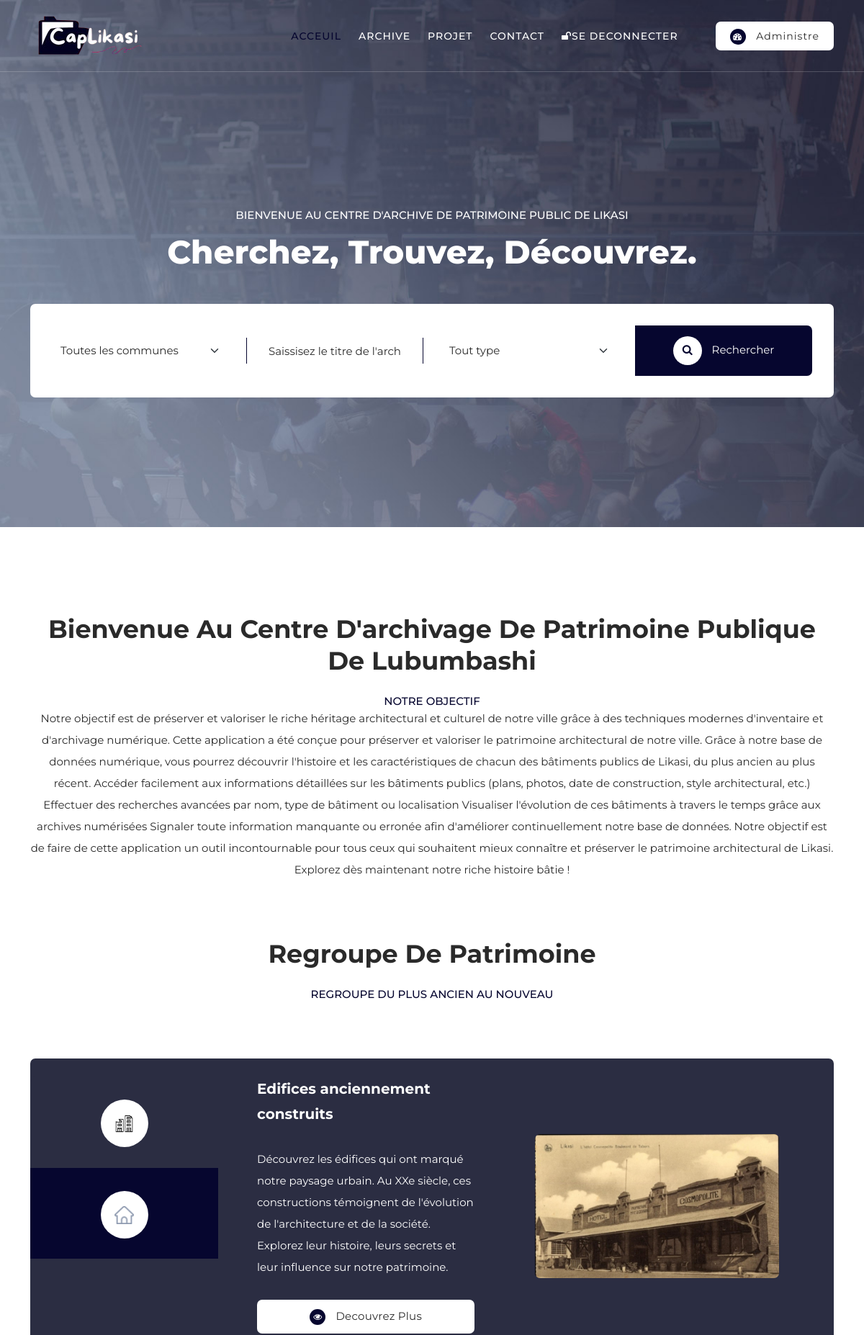
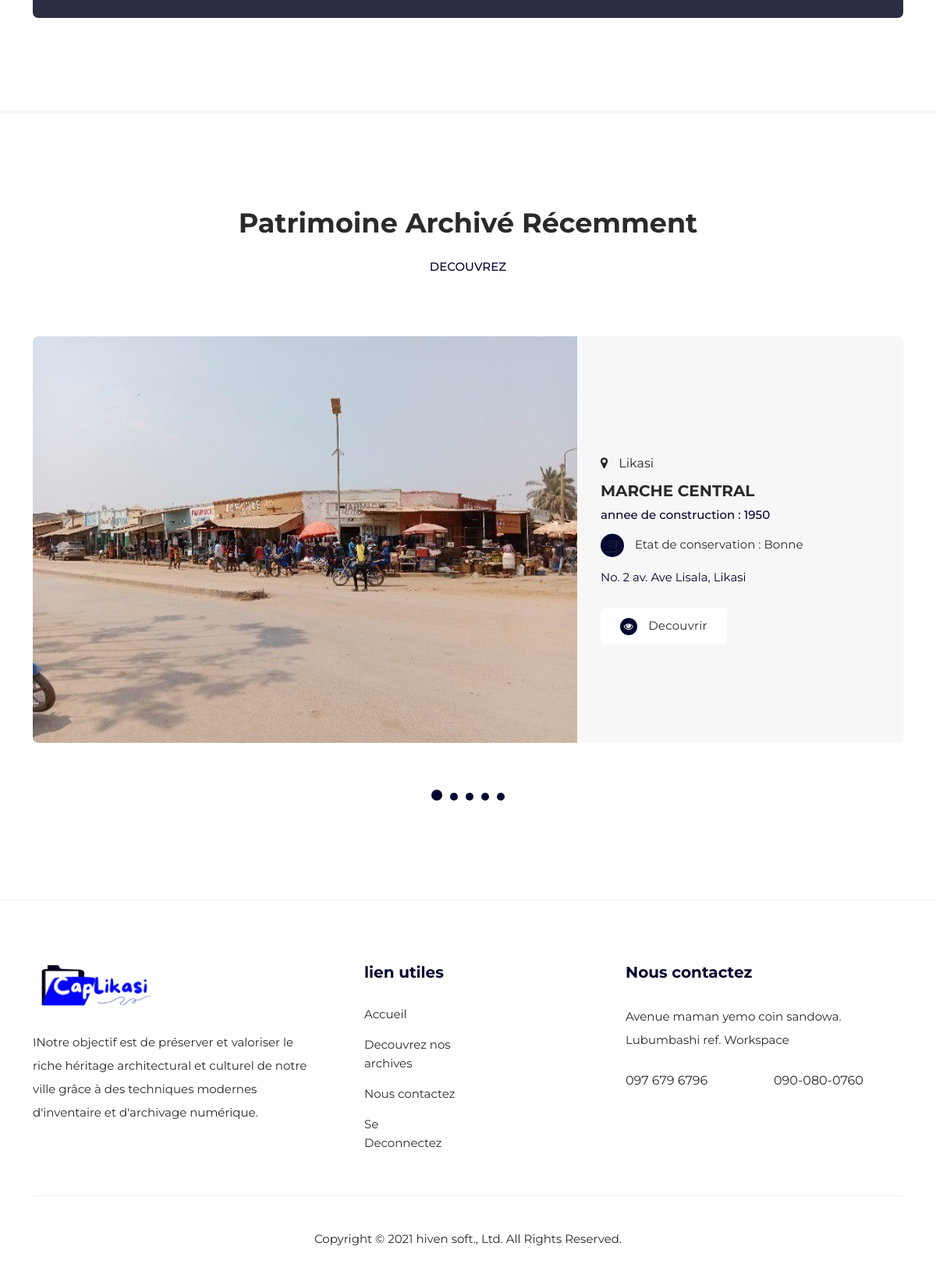
/ (signed in), run on the app's committed database (2 pictures, top to bottom).
### archive_app/models.py (models this page shows, shortened)
class Archive(models.Model):
    titre = models.CharField(max_length=100)
    date_creation = models.DateField(auto_now_add=True)
    archiviste = models.ForeignKey(Archivist, on_delete=models.CASCADE)
    historique = models.TextField(blank=True, null=True)
    patrimoine = models.OneToOneField(Patrimoine, on_delete=models.CASCADE)
    def get_absolute_url(self):
        return reverse("main_app:archive_detail", kwargs={"pk": self.pk})

class Patrimoine(models.Model):
    avenue = models.CharField(max_length=200)
    numero = models.IntegerField()
    commune = models.CharField(max_length=10, choices=COMMUNE_LIKASI)
    annee_construction = models.IntegerField(
        verbose_name="annee de construction", validators=[MinValueValidator(1700)], blank=True, null=True)
    architecte = models.CharField(max_length=100, blank=True, null=True)
    etat_conservation = models.CharField(max_length=15, choices=ETAT)
    affectation_actuel = models.CharField(max_length=200, blank=True, null=True )
    observation = models.CharField(max_length=200, default="aucunne obeservation", blank=True, null=True)
    type_construction = models.CharField(max_length=20, choices=TYPE_CONTRUCTION, blank=True, null=True)
    image = models.ImageField(upload_to="patrimoine/", blank=True, null=True)

### main_app/views.py (the view)
# urls.py: 2. Add a URL to urlpatterns:  path('', views.home, name='home')
@login_required(login_url='main_app:login_client')
def home(request):
    client = Client.objects.filter(user=request.user)
    archivist = Archivist.objects.filter(user=request.user)
    recent_archives = Archive.objects.all()[:5]
    search_form = Reseach_form()
    is_archiviste = False
    if client:
        user = client
    else:
        user = archivist
        is_archiviste = True
    return render(
        request, 'home.html', context={
            'user': user, 'is_archiviste': is_archiviste,
            'recent_archives': recent_archives,
            'search_form': search_form,
            'page_ac': "Accueil"
        })

### archive_app/forms.py
class Reseach_form(forms.Form):
    commune = forms.ChoiceField(choices=COMMUNE_LIKASI_S, widget=forms.Select(
        attrs={
            'class': 'form-select',
            'name': 'erea',
            'aria-label': "Area",
            'id': "chooseCategory",
            'onchange': "this.form.click()"
        }), required=False)
    type = forms.ChoiceField(choices=TYPE, widget=forms.Select(
        attrs={
            'class': 'form-select',
            'name': "price",
            'aria-label': "Tout type",
            'id':"chooseCategory",
            'onchange': "this.form.click()"
        }), required=False)
    titre = forms.CharField(widget=forms.TextInput(
        attrs={
            'type': "address",
            'name': "address",
            'class': "searchText",
            'placeholder': "Saissisez le titre de l'archive"
        }), required=False)

### main_app/templates/home.html
{% extends 'base.html' %}

### templates/archive_card.html
{% load static %}
<div class="item">
  <div class="row">
    <div class="col-lg-12">
      <div class="listing-item">
        <div class="left-image">
          <a href="#"><img src="{% if archive.patrimoine.image %}{{ archive.patrimoine.image.url }}{% else %}{% static 'images/no-image.jpg' %}{% endif %}" alt=""></a>
        </div>
        <div class="right-content align-self-center">
          <a href="{{ archive.get_absolute_url }}"><h4>{{ archive.titre }}</h4></a>
          <h6>annee de construction : {{ archive.patrimoine.annee_construction }}</h6>
          <ul class="rate">
            <li><i class="fa fa-map-marker"></i></li>
            <li>{{ archive.patrimoine.commune }}</li>
          </ul>
          <span class="price"><div class="icon"><img src="{% static 'images/listing-icon-heading.png' %}" alt=""></div> Etat de conservation : {{ archive.patrimoine.etat_conservation }}</span>
          <span class="details">No. {{ archive.patrimoine.numero }} av. {{ archive.patrimoine.avenue }}</span>
          <div class="main-white-button">
            <a href="{{ archive.get_absolute_url }}"><i class="fa fa-eye"></i> Decouvrir</a>
          </div>
        </div>
      </div>
    </div>
  </div>
</div>

### static/css/templatemo-plot-listing.css (style rules this page uses)
html, body, div, span, applet, object, iframe, h1, h2, h3, h4, h5, h6, p, blockquote, div pre, a, abbr, acronym, address, big, cite, code, del, dfn, em, font, img, ins, kbd, q, s, samp, small, strike, strong, sub, sup, tt, var, b, u, i, center, dl, dt, dd, ol, ul, li, figure, header, nav, section, article, aside, footer, figcaption { margin: 0; padding: 0; border: 0; outline: 0; }
ul, li { padding: 0; margin: 0; list-style: none; }
* { box-sizing: border-box; }
html, body { font-family: 'Montserrat', sans-serif; font-weight: 400; background-color: #fff; -ms-text-size-adjust: 100%; -webkit-font-smoothing: antialiased; -moz-osx-font-smoothing: grayscale; }
a { text-decoration: none !important; }
h1, h2, h3, h4, h5, h6 { margin-top: 0px; margin-bottom: 0px; }
ul { margin-bottom: 0px; }
img { margin-bottom: -3px; width: 100%; overflow: hidden; }
html, body { background: #fff; font-family: 'Montserrat', sans-serif; }
.main-white-button a { display: inline-block; background-color: #fff; font-size: 15px; font-weight: 400; color: #2a2a2a; text-transform: capitalize; padding: 12px 25px; border-radius: 7px; letter-spacing: 0.25px; transition: all .3s; }
.main-white-button a i { margin-right: 10px; width: 22px; height: 22px; background-color: #06062F; color: #fff; border-radius: 50%; display: inline-block; text-align: center; font-size: 12px; line-height: 22px; }
form#search-form select, form#search-form input { width: 100%; height: 36px; background-color: transparent; border: none; color: #2a2a2a; font-size: 15px; outline: none; }
form#search-form input.searchText { border-left: 1px solid #06062F; border-right: 1px solid #06062F; padding: 0px 30px; }
form#search-form input::placeholder { color: #2a2a2a; font-size: 15px; }
.recent-listing .item .listing-item { display: inline-flex; background-color: #f7f7f7; border-radius: 7px; width: 100%; position: relative; margin-bottom: 30px; }
.recent-listing .item .left-image { float: left; overflow: hidden; border-top-left-radius: 7px; border-bottom-left-radius: 7px; }
.recent-listing .item .left-image img { overflow: hidden; border-top-left-radius: 7px; border-bottom-left-radius: 7px; }
.recent-listing .item .right-content { display: inline-block; padding: 60px; }
.recent-listing .item .right-content ul.rate { position: absolute; right: 60px; top: 60px; }
.recent-listing .item .right-content ul.rate li { display: inline-block; }
.recent-listing .item .right-content ul.rate li:last-child { margin-left: 10px; }
.recent-listing .item .right-content h4 { font-size: 20px; color: #2a2a2a; font-weight: 700; margin-bottom: 20px; }
.recent-listing .item .right-content h6 { font-size: 15px; font-weight: 500; color: #06062F; }
.recent-listing .item .right-content span.price { color: #2a2a2a; font-size: 15px; margin-top: 30px; display: block; margin-bottom: 15px; }
.recent-listing .item .right-content span.price .icon { width: 30px; height: 30px; background-color: #06062F; border-radius: 50%; text-align: center; line-height: 28px; display: inline-block; margin-right: 10px; }
.recent-listing .item .right-content span.price .icon img { max-width: 16px; text-align: center; display: inline-block; }
.recent-listing .item .right-content span.details { display: block; margin-bottom: 30px; font-size: 15px; color: #06062F; }
.recent-listing .item .right-content .main-white-button { position: absolute; right: 60px; bottom: 60px; }
@media (max-width: 1200px) { .recent-listing .item .right-content, .listing-page .item .right-content { padding: 30px; position: relative; } }
@media (max-width: 1200px) { .recent-listing .item .right-content h4, .listing-page .item .right-content h4 { margin-bottom: 10px; } }
@media (max-width: 1200px) { .recent-listing .item .right-content .main-white-button, .listing-page .item .right-content .main-white-button { left: 30px; bottom: -30px; } }
@media (max-width: 1200px) { .recent-listing .item .right-content span.price, .listing-page .item .right-content span.price { margin-top: 15px; } }
@media (max-width: 1200px) { .recent-listing .item .right-content ul.rate, .listing-page .item .right-content ul.rate { left: 30px; top: -5px; } }
@media (max-width: 1200px) { .recent-listing .item .right-content span.details, .listing-page .item .right-content span.details { margin-bottom: 15px; } }

### data on the page
Archive: patrimoine.image (picture), titre "MARCHE CENTRAL", patrimoine.annee_construction "1950", patrimoine.commune "Likasi", patrimoine.etat_conservation "Bonne", patrimoine.numero "2", patrimoine.avenue "Ave Lisala, Likasi"
